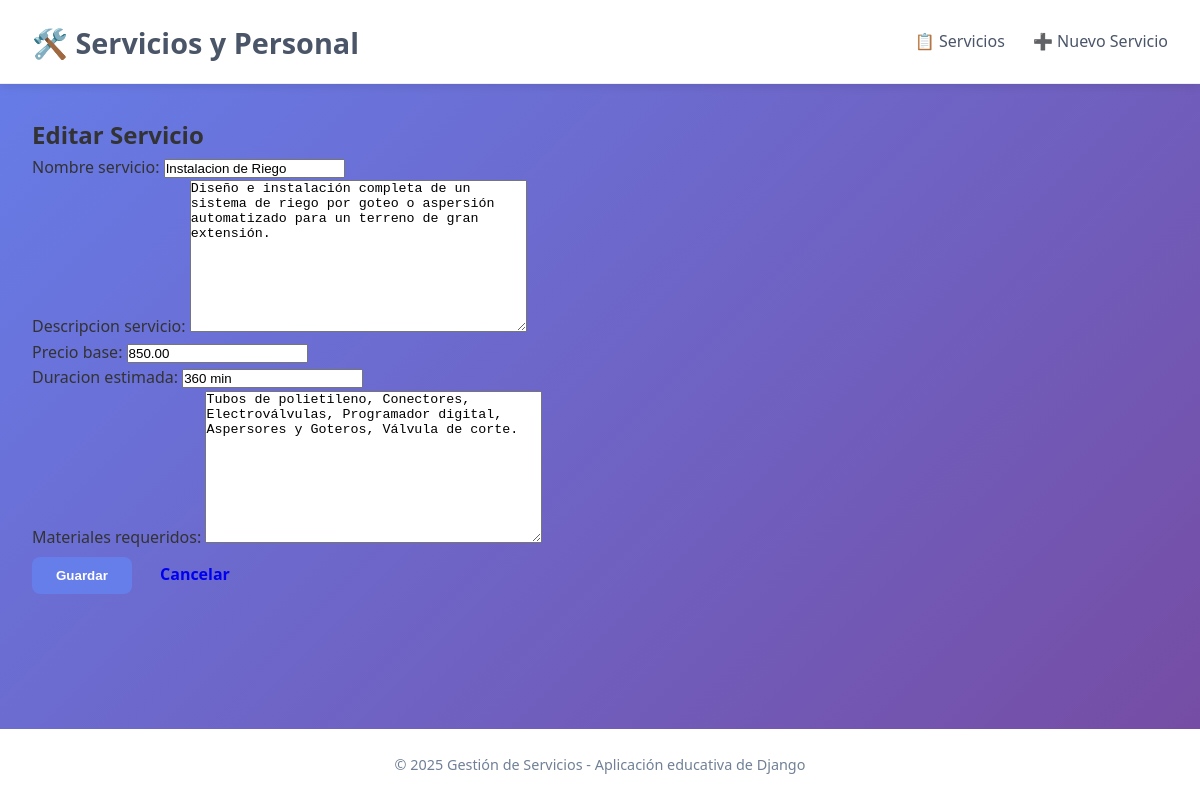
The page /editar/2/ on the database its author committed.
### app_serv_emp/models.py (models this page shows, shortened)
class Servicio(models.Model):
    id_servicio = models.AutoField(primary_key=True)
    nombre_servicio = models.CharField(max_length=100)
    descripcion_servicio = models.TextField()
    precio_base = models.DecimalField(max_digits=10, decimal_places=2)
    duracion_estimada = models.CharField(max_length=50)
    materiales_requeridos = models.TextField(blank=True, null=True)
    class Meta:
        verbose_name = "Servicio"
        verbose_name_plural = "Servicios"

### app_serv_emp/views.py (the view)
# urls.py: path('editar/<int:servicio_id>/', views.editar_servicio, name='editar_servicio'),
def editar_servicio(request, servicio_id):
    servicio = get_object_or_404(Servicio, id_servicio=servicio_id)
    if request.method == 'POST':
        form = ServicioForm(request.POST, instance=servicio)
        if form.is_valid():
            form.save()
            return redirect('app_serv_emp:detalle_servicio', servicio_id=servicio.id_servicio)
    else:
        form = ServicioForm(instance=servicio)
    return render(request, 'formulario_servicio.html', {'form': form, 'titulo': 'Editar Servicio'})

### app_serv_emp/forms.py
class ServicioForm(forms.ModelForm):
    class Meta:
        model = Servicio
        fields = ['nombre_servicio', 'descripcion_servicio', 'precio_base', 'duracion_estimada', 'materiales_requeridos']

### app_serv_emp/templates/formulario_servicio.html (shortened to what this page needs)
{% extends 'base.html' %}
{% block contenido %}
<h2>{{ titulo }}</h2>
<form method="post" enctype="multipart/form-data" class="form-styled">
    {{ form.as_p }}
    <div class="actions">
        <button type="submit" class="btn btn-primary">Guardar</button>
        <a href="{% url 'app_serv_emp:listar_servicios' %}" class="btn">Cancelar</a>
    </div>
</form>
{% endblock %}

### app_serv_emp/static/css/styles.css (style rules this page uses)
* { margin: 0; padding: 0; box-sizing: border-box; }
body { font-family: 'Segoe UI', Tahoma, Geneva, Verdana, sans-serif; background: linear-gradient(135deg, #667eea 0%, #764ba2 100%); color: #333; line-height: 1.6; }
.btn { padding: 0.7rem 1.5rem; border: none; border-radius: 8px; font-weight: 600; cursor: pointer; transition: background 0.3s; text-decoration: none; display: inline-block; }
.btn-primary { background: #667eea; color: white; }

### rows shown on the page
Servicio: nombre_servicio "Instalacion de Riego", descripcion_servicio "Diseño e instalación completa de un sistema de riego por goteo o aspersión automatizado para un terreno de gran extensión.", precio_base "850.00", duracion_estimada "360 min", materiales_requeridos "Tubos de polietileno, Conectores, Electroválvulas, Programador digital, Aspersores y Goteros, Válvula de corte."

### other values the page prints
{{ titulo }} "Editar Servicio"
